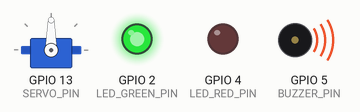
This sketch was run on a simulated ESP32. On the bench: servo, output pins drawn as LEDs (lit = HIGH), buzzer (waves = sounding). Pins used as bus, display or sensor lines are not drawn; what the sketch prints to the serial monitor is not drawn.

Above: at 2.55 s.
At 3.9 s:
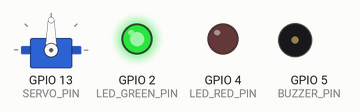
At 5.25 s:
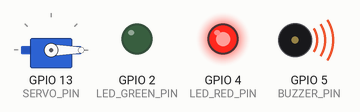
At 8.0 s:
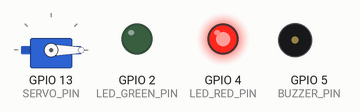
Timing chart, 0 to 9.7 s (numbered marks = the images above):
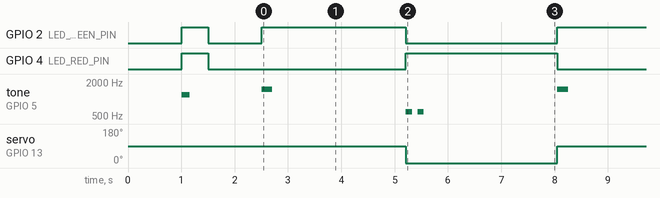

The sketch:

servo_test.ino
```cpp
// =============================================================================
// Standalone Hardware Test for ESP32 (Servo + Green LED + Red LED + Buzzer)
// =============================================================================
// Tests:
//   1. Servo sweep on GPIO 13 (0° <-> 90°)
//   2. Green LED on GPIO 2 (ON when UNLOCKED / 90°)
//   3. Red LED on GPIO 4   (ON when LOCKED / 0°)
//   4. Buzzer on GPIO 5    (Short beep on state changes)
//
// Wiring:
//   - Servo Yellow/Orange (Signal) -> D13
//   - Servo Red (Power 5V)         -> VIN (top-left pin 1)
//   - Servo Brown/Black (Ground)   -> GND (top-left pin 2)
//   - Green LED: Long leg (+) -> D2, Short leg (-) -> GND
//   - Red LED:   Long leg (+) -> D4, Short leg (-) -> GND
//   - Buzzer:    Long leg (+) -> D5, Short leg (-) -> GND
// =============================================================================

#include <ESP32Servo.h>

Servo myServo;

#define SERVO_PIN      13
#define LED_GREEN_PIN   2
#define LED_RED_PIN     4
#define BUZZER_PIN      5

void setup() {
  Serial.begin(115200);
  delay(1000);
  Serial.println("\n=============================================");
  Serial.println("  ESP32 FULL HARDWARE TEST (Servo + LEDs)    ");
  Serial.println("=============================================");

  pinMode(LED_GREEN_PIN, OUTPUT);
  pinMode(LED_RED_PIN,   OUTPUT);
  pinMode(BUZZER_PIN,    OUTPUT);

  digitalWrite(LED_GREEN_PIN, LOW);
  digitalWrite(LED_RED_PIN,   LOW);
  digitalWrite(BUZZER_PIN,    LOW);

  // Allocate hardware timers for ESP32
  ESP32PWM::allocateTimer(0);
  ESP32PWM::allocateTimer(1);
  ESP32PWM::allocateTimer(2);
  ESP32PWM::allocateTimer(3);

  myServo.setPeriodHertz(50);              // Standard 50Hz servo
  myServo.attach(SERVO_PIN, 500, 2400);    // 500us to 2400us pulse width

  // Quick boot test: flash both LEDs and quick beep
  digitalWrite(LED_GREEN_PIN, HIGH);
  digitalWrite(LED_RED_PIN,   HIGH);
  tone(BUZZER_PIN, 1200, 150);
  delay(500);
  digitalWrite(LED_GREEN_PIN, LOW);
  digitalWrite(LED_RED_PIN,   LOW);
  noTone(BUZZER_PIN);

  Serial.println("Hardware initialized. Starting alternating loop in 1s...\n");
  delay(1000);
}

void beep(int count, int durationMs, int freq) {
  for (int i = 0; i < count; i++) {
    // Works for both passive buzzers (tone) and active buzzers (digitalWrite)
    tone(BUZZER_PIN, freq, durationMs);
    digitalWrite(BUZZER_PIN, HIGH);
    delay(durationMs);
    noTone(BUZZER_PIN);
    digitalWrite(BUZZER_PIN, LOW);
    if (i < count - 1) delay(100);
  }
}

void loop() {
  // --- STATE 1: UNLOCKED (Simulating ACCESS GRANTED) ---
  Serial.println("[TEST] -> UNLOCKED (90°) | 🟢 GREEN LED ON | 🔴 RED LED OFF | 🔊 1 BEEP");
  digitalWrite(LED_GREEN_PIN, HIGH);
  digitalWrite(LED_RED_PIN,   LOW);
  myServo.write(90);
  beep(1, 200, 1500); // 1 high beep
  delay(2500);

  // --- STATE 2: LOCKED (Simulating ACCESS DENIED / IDLE) ---
  Serial.println("[TEST] -> LOCKED (0°)    | 🟢 GREEN LED OFF | 🔴 RED LED ON | 🔊 2 BEEPS");
  digitalWrite(LED_GREEN_PIN, LOW);
  digitalWrite(LED_RED_PIN,   HIGH);
  myServo.write(0);
  beep(2, 120, 600);  // 2 short warning beeps
  delay(2500);
}
```

Measured:
- by itself, GPIO 2 (LED_GREEN_PIN): repeats every 5.5 s: HIGH 2.7 s, LOW 2.8 s
- by itself, GPIO 4 (LED_RED_PIN): repeats every 5.5 s: HIGH 2.8 s, LOW 2.7 s
- by itself, servo on GPIO 13 (SERVO_PIN): alternates 90° for 2.7 s and 0° for 2.8 s
- by itself, tone on GPIO 5 (BUZZER_PIN): plays 1200 Hz for 0.15 s, 1500 Hz for 0.20 s, 600 Hz for 0.12 s, 600 Hz for 0.12 s, 1500 Hz for 0.20 s, 600 Hz for 0.12 s … (22 notes in this stretch)
